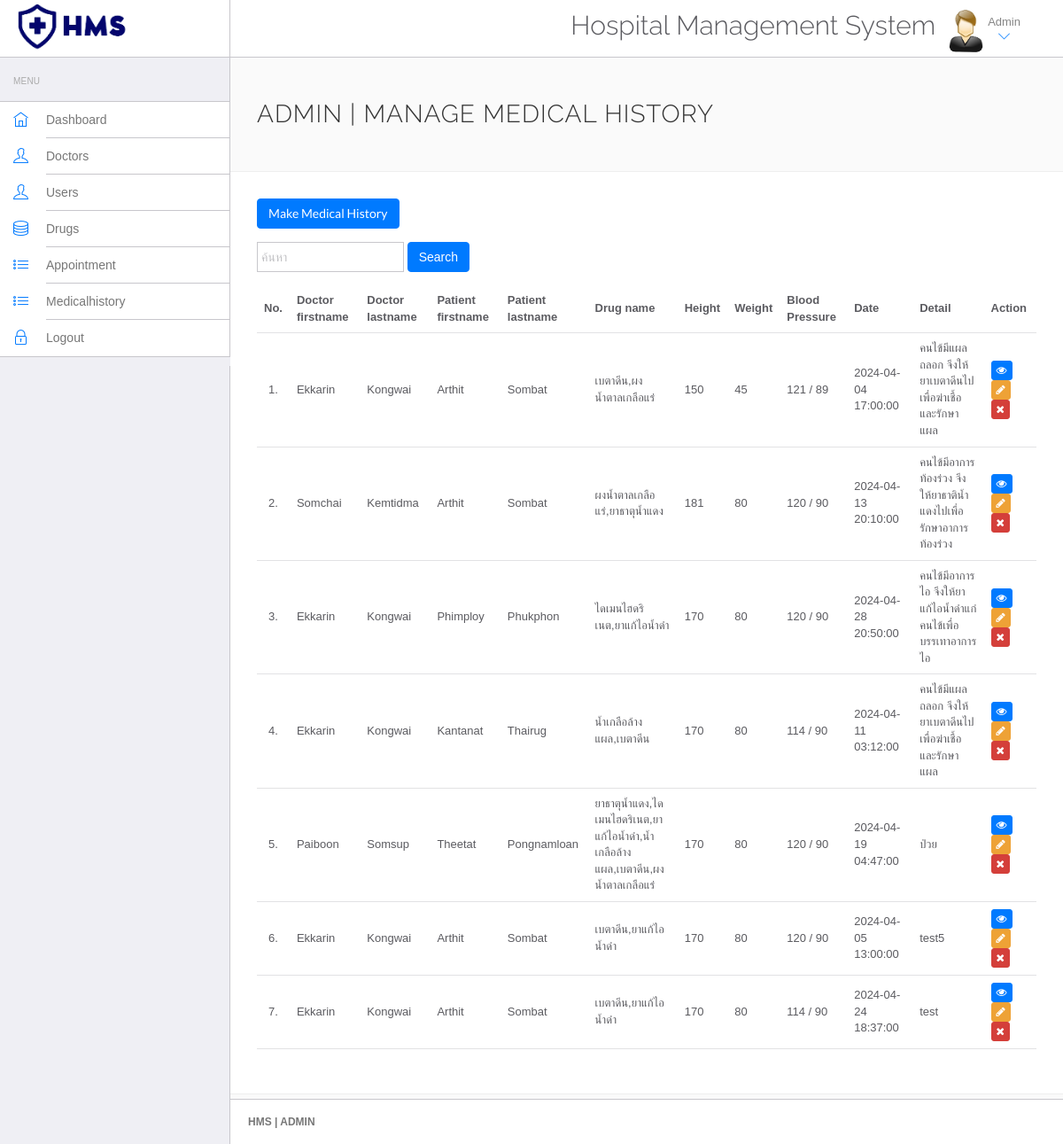
The app's page /admin/manage-medicalhistory.php (signed in) with its own data.
### tables this page shows
CREATE TABLE `medicalhistory` (
  `id` int NOT NULL,
  `id_doctor` int NOT NULL,
  `id_users` int NOT NULL,
  `id_drugs` varchar(20) NOT NULL,
  `height` varchar(10) NOT NULL,
  `weight` varchar(10) NOT NULL,
  `bloodpressure` varchar(100) NOT NULL,
  `medicalhistorydate` datetime NOT NULL,
  `details` varchar(255) NOT NULL
);

CREATE TABLE `doctors` (
  `id` int NOT NULL,
  `firstname` varchar(50) NOT NULL,
  `lastname` varchar(50) NOT NULL,
  `gender` varchar(20) NOT NULL,
  `specialization` varchar(100) NOT NULL,
  `phoneno` varchar(12) NOT NULL,
  `birthdate` date DEFAULT NULL,
  `address` varchar(255) NOT NULL,
  `email` varchar(100) NOT NULL,
  `password` varchar(255) NOT NULL
);

CREATE TABLE `users` (
  `id` int NOT NULL,
  `firstname` varchar(100) NOT NULL,
  `lastname` varchar(100) NOT NULL,
  `gender` varchar(20) NOT NULL,
  `phonenum` varchar(12) NOT NULL,
  `birthdate` date DEFAULT NULL,
  `address` varchar(100) NOT NULL,
  `congenital` varchar(500) NOT NULL,
  `drugallergy` varchar(500) NOT NULL,
  `email` varchar(50) NOT NULL,
  `password` varchar(255) NOT NULL
);

### admin/manage-medicalhistory.php (the view, shortened to what this page needs)
<?php
include('../include/config.php');
?>
<!DOCTYPE html>
<html lang="en">
<head>
    <link rel="stylesheet" href="vendor/bootstrap/css/bootstrap.min.css">
    <link rel="stylesheet" href="vendor/fontawesome/css/font-awesome.min.css">
    <link rel="stylesheet" href="vendor/themify-icons/themify-icons.min.css">
    <link href="vendor/animate.css/animate.min.css" rel="stylesheet" media="screen">
    <link href="vendor/perfect-scrollbar/perfect-scrollbar.min.css" rel="stylesheet" media="screen">
    <link href="vendor/switchery/switchery.min.css" rel="stylesheet" media="screen">
    <link href="vendor/bootstrap-touchspin/jquery.bootstrap-touchspin.min.css" rel="stylesheet" media="screen">
    <link href="vendor/select2/select2.min.css" rel="stylesheet" media="screen">
    <link href="vendor/bootstrap-datepicker/bootstrap-datepicker3.standalone.min.css" rel="stylesheet" media="screen">
    <link href="vendor/bootstrap-timepicker/bootstrap-timepicker.min.css" rel="stylesheet" media="screen">
    <link rel="stylesheet" href="assets/css/styles.css">
    <link rel="stylesheet" href="assets/css/plugins.css">
    <link rel="stylesheet" href="assets/css/themes/theme-1.css" id="skin_color" />
</head>
<body>
    <div id="app">
        <?php include('include/sidebar.php');?>
        <div class="app-content">
            <?php include('include/header.php');?>
            <div class="main-content">
                <div class="wrap-content container" id="container">
                    <section id="page-title">
                        <div class="row">
                            <div class="col-sm-8">
                                <h1 class="mainTitle">Admin | Manage Medical History</h1>
                            </div>
                        </div>
                    </section>
                    <div class="container-fluid container-fullw bg-white">
                        <div class="row">
                            <div class="col-md-12">
                                <h5 class="over-title margin-bottom-15"><a href="add-medicalhistory.php" class="btn btn-primary">Make Medical History</a></h5>
                                <div class="row">
                                    <div class="col-md-12">
                                        <form method="post" class="form-inline" style="margin-bottom: 15px;">
                                            <div class="form-group">
                                                <input type="text" name="search_term" class="form-control" placeholder="ค้นหา" value="<?php echo $_SESSION['search_term']; ?>">
                                            </div>
                                            <button type="submit" name="search" class="btn btn-primary">Search</button>
                                        </form>
                                    </div>
                                </div>
                                <table class="table table-hover" id="sample-table-1">
                                    <thead>
                                        <tr>
                                            <th class="center">No.</th>
                                            <th class="hidden-xs">Doctor firstname</th>
                                            <th>Doctor lastname</th>
                                            <th>Patient firstname</th>
                                            <th>Patient lastname</th>
                                            <th>Drug name</th>
                                            <th>Height</th>
                                            <th>Weight</th>
                                            <th>Blood Pressure</th>
                                            <th>Date</th>
                                            <th>Detail</th>
                                            <th>Action</th>
                                        </tr>
                                    </thead>
                                    <tbody>
                                    <?php
                                        $sql = "SELECT medicalhistory.id AS mn_id, doctors.firstname AS doctor_fname, doctors.lastname AS doctor_lname, users.firstname AS user_fname, users.lastname AS user_lname, GROUP_CONCAT(drugs.drugname) AS drugname, height, weight, bloodpressure, medicalhistorydate, details FROM medicalhistory
                                                LEFT JOIN users ON users.id = medicalhistory.id_users
                                                LEFT JOIN doctors ON doctors.id = medicalhistory.id_doctor
                                                LEFT JOIN drugs ON FIND_IN_SET(drugs.id, medicalhistory.id_drugs) > 0";
                                        $sql .= " GROUP BY medicalhistory.id";
                                        $result = mysqli_query($conn, $sql);
                                        if(mysqli_num_rows($result) > 0) {
                                            $count = 1;
                                            while($row = mysqli_fetch_assoc($result)) {
                                                echo "<tr>";
                                                echo "<td class='center'>$count.</td>";
                                                echo "<td>".$row['doctor_fname']."</td>";
                                                echo "<td>".$row['doctor_lname']."</td>";
                                                echo "<td>".$row['user_fname']."</td>";
                                                echo "<td>".$row['user_lname']."</td>";
                                                echo "<td>".$row['drugname']."</td>";
                                                echo "<td>".$row['height']."</td>";
                                                echo "<td>".$row['weight']."</td>";
                                                echo "<td>".$row['bloodpressure']."</td>";
                                                echo "<td>".$row['medicalhistorydate']."</td>";
                                                echo "<td>".$row['details']."</td>";
                                                echo "<td>";
                                                echo "<div class='visible-md visible-lg hidden-sm hidden-xs'>";
                                                echo "<a href='view-medicalhistory.php?id=".$row['mn_id']."' class='btn btn-primary btn-xs' tooltip-placement='top' tooltip='View'><i class='fa fa-eye'></i></a>";
                                                echo "<a href='edit-medicalhistory.php?id=".$row['mn_id']."' class='btn btn-warning btn-xs' tooltip-placement='top' tooltip='Edit'><i class='fa fa-pencil'></i></a>";
                                                echo "<a href='manage-medicalhistory.php?id=".$row['mn_id']."&del=delete' onClick='return confirm(\"Are you sure you want to delete?\")' class='btn btn-danger btn-xs tooltips' tooltip-placement='top' tooltip='Remove'><i class='fa fa-times fa fa-white'></i></a>";
                                                echo "</div>";
                                                echo "</td>";
                                                echo "</tr>";
                                                $count++;
                                            }
                                        } else {
                                            echo "<tr><td colspan='10'>ไม่พบข้อมูลที่ตรงกับคำค้นหา</td></tr>";
                                        }
                                        ?>
                                    </tbody>
                                </table>
                            </div>
                        </div>
                    </div>
                </div>
            </div>
        </div>
        <?php include('include/footer.php');?>
    </div>
</body>
</html>

### admin/assets/css/themes/theme-1.css (style rules this page uses)
body { background: #FAFAFA; }

### records on screen
medicalhistory: id_doctor.firstname "Ekkarin", id_doctor.lastname "Kongwai", id_users.firstname "Arthit", id_users.lastname "Sombat", drugname "เบตาดีน,ผงน้ำตาลเกลือแร่", height "150", weight "45", bloodpressure "121 / 89", medicalhistorydate "2024-04-04 17:00:00", details "คนไข้มีแผลถลอก จึงให้ยาเบตาดีนไปเพื่อฆ่าเชื้อและรักษาแผล"
medicalhistory: id_doctor.firstname "Somchai", id_doctor.lastname "Kemtidma", id_users.firstname "Arthit", id_users.lastname "Sombat", drugname "ผงน้ำตาลเกลือแร่,ยาธาตุน้ำแดง", height "181", weight "80", bloodpressure "120 / 90", medicalhistorydate "2024-04-13 20:10:00", details "คนไข้มีอาการท้องร่วง จึงให้ยาธาติน้ำแดงไปเพื่อรักษาอาการท้องร่วง"
medicalhistory: id_doctor.firstname "Ekkarin", id_doctor.lastname "Kongwai", id_users.firstname "Phimploy", id_users.lastname "Phukphon", drugname "ไดเมนไฮดริเนต,ยาแก้ไอน้ำดำ", height "170", weight "80", bloodpressure "120 / 90", medicalhistorydate "2024-04-28 20:50:00", details "คนไข้มีอาการไอ จึงให้ยาแก้ไอน้ำดำแก่คนไข้เพื่อบรรเทาอาการไอ"
medicalhistory: id_doctor.firstname "Ekkarin", id_doctor.lastname "Kongwai", id_users.firstname "Kantanat", id_users.lastname "Thairug", drugname "น้ำเกลือล้างแผล,เบตาดีน", height "170", weight "80", bloodpressure "114 / 90", medicalhistorydate "2024-04-11 03:12:00", details "คนไข้มีแผลถลอก จึงให้ยาเบตาดีนไปเพื่อฆ่าเชื้อและรักษาแผล"
medicalhistory: id_doctor.firstname "Paiboon", id_doctor.lastname "Somsup", id_users.firstname "Theetat", id_users.lastname "Pongnamloan", drugname "ยาธาตุน้ำแดง,ไดเมนไฮดริเนต,ยาแก้ไอน้ำดำ,น้ำเกลือล้างแผล,เบตาดีน,ผงน้ำตาลเกลือแร่", height "170", weight "80", bloodpressure "120 / 90", medicalhistorydate "2024-04-19 04:47:00", details "ป่วย"
medicalhistory: id_doctor.firstname "Ekkarin", id_doctor.lastname "Kongwai", id_users.firstname "Arthit", id_users.lastname "Sombat", drugname "เบตาดีน,ยาแก้ไอน้ำดำ", height "170", weight "80", bloodpressure "120 / 90", medicalhistorydate "2024-04-05 13:00:00", details "test5"
medicalhistory: id_doctor.firstname "Ekkarin", id_doctor.lastname "Kongwai", id_users.firstname "Arthit", id_users.lastname "Sombat", drugname "เบตาดีน,ยาแก้ไอน้ำดำ", height "170", weight "80", bloodpressure "114 / 90", medicalhistorydate "2024-04-24 18:37:00", details "test"
